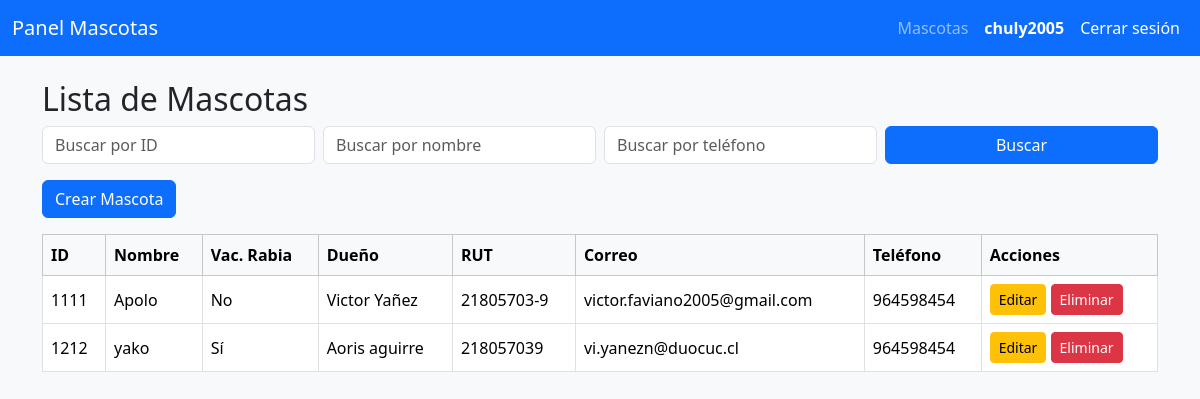
The page /Mascota/moderador/mascotas/ (signed in) on the database its author committed.
### mascotas/models.py (models this page shows, shortened)
class Mascota(models.Model):
    nfc_id = models.CharField(max_length=100, unique=True)
    nombre = models.CharField(max_length=100)
    foto = models.ImageField(upload_to='fotos_mascotas/')
    vacunado_rabia = models.BooleanField(default=False)
    nombre_dueno = models.CharField(max_length=100)
    rut_dueno = models.CharField(max_length=15, verbose_name='RUT del dueño')
    email_dueno = models.EmailField(max_length=254, verbose_name='Correo del dueño')
    telefono_dueno = models.CharField(max_length=20, null=True, blank=True)

### mascotas/views.py (the view)
# urls.py: path('moderador/mascotas/', views.moderador_listar_mascotas, name='moderador_listar_mascotas'),
@login_required
def moderador_listar_mascotas(request):
    mascotas = Mascota.objects.all()
    nfc_id = request.GET.get('nfc_id', '').strip()
    nombre = request.GET.get('nombre', '').strip()
    telefono = request.GET.get('telefono_dueno', '').strip()
    if nfc_id:
        mascotas = mascotas.filter(nfc_id__icontains=nfc_id)
    if nombre:
        mascotas = mascotas.filter(nombre__icontains=nombre)
    if telefono:
        mascotas = mascotas.filter(telefono_dueno__icontains=telefono)
    return render(request, 'moderadores/listar_mascotas.html', {
        'mascotas': mascotas,
        'nfc_id': nfc_id,
        'nombre': nombre,
        'telefono_dueno': telefono
    })

### mascotas/templates/moderadores/listar_mascotas.html (shortened to what this page needs)
{% extends 'base.html' %}
{% block content %}
<div class="container mt-4">
  <h2>Lista de Mascotas</h2>
  <form id="busqueda-form" class="row g-2 mb-3" autocomplete="off">
    <div class="col-md-3">
      <input type="text" name="nfc_id" id="busca-nfc" class="form-control" placeholder="Buscar por ID" value="{{ nfc_id|default:'' }}">
    </div>
    <div class="col-md-3">
      <input type="text" name="nombre" id="busca-nombre" class="form-control" placeholder="Buscar por nombre" value="{{ nombre|default:'' }}">
    </div>
    <div class="col-md-3">
      <input type="text" name="telefono_dueno" id="busca-telefono" class="form-control" placeholder="Buscar por teléfono" value="{{ telefono_dueno|default:'' }}">
    </div>
    <div class="col-md-3">
      <button type="submit" class="btn btn-primary w-100">Buscar</button>
    </div>
  </form>
  <a href="{% url 'moderador_crear_mascota' %}" class="btn btn-primary mb-3">Crear Mascota</a>
  <div class="table-responsive" id="tabla-mascotas">
    {% include 'moderadores/_tabla_mascotas.html' %}
  </div>
</div>
{% endblock %}

### mascotas/templates/base.html (shortened to what this page needs)
{% load static %}
<!DOCTYPE html>
<html lang="es">
<head>
    <link href="https://cdn.jsdelivr.net/npm/bootstrap@5.3.3/dist/css/bootstrap.min.css" rel="stylesheet">
    <link rel="stylesheet" href="{% static 'mascotas/estilos.css' %}">
</head>
<body>
{% if user.is_authenticated %}
<nav class="navbar navbar-expand-lg navbar-dark bg-primary mb-4">
  <div class="container-fluid">
    <a class="navbar-brand" href="{% url 'moderador_listar_mascotas' %}">Panel Mascotas</a>
    <div class="collapse navbar-collapse" id="navbarNav">
      <ul class="navbar-nav ms-auto align-items-center">
        <li class="nav-item">
          <a class="nav-link" href="{% url 'moderador_listar_mascotas' %}">Mascotas</a>
        </li>
        <li class="nav-item">
          <span class="nav-link text-white fw-bold">{{ user.username }}</span>
        </li>
        <li class="nav-item">
          <form method="post" action="{% url 'logout' %}">
            <button class="nav-link btn btn-link text-white" style="text-decoration:none;" type="submit">Cerrar sesión</button>
          </form>
        </li>
      </ul>
    </div>
  </div>
</nav>
{% endif %}
<main>
{% block content %}{% endblock %}
</main>
</body>
</html>

### mascotas/templates/moderadores/_tabla_mascotas.html
<table class="table table-bordered table-hover align-middle">
  <thead class="table-light">
    <tr>
      <th>ID</th>
      <th>Nombre</th>
      <th>Vac. Rabia</th>
      <th>Dueño</th>
      <th>RUT</th>
      <th>Correo</th>
      <th>Teléfono</th>
      <th>Acciones</th>
    </tr>
  </thead>
  <tbody>
    {% for mascota in mascotas %}
    <tr>
      <td>{{ mascota.nfc_id }}</td>
      <td>{{ mascota.nombre }}</td>
      <td>{{ mascota.vacunado_rabia|yesno:"Sí,No" }}</td>
      <td>{{ mascota.nombre_dueno }}</td>
      <td>{{ mascota.rut_dueno }}</td>
      <td>{{ mascota.email_dueno }}</td>
      <td>{{ mascota.telefono_dueno }}</td>
      <td>
        <a href="{% url 'moderador_editar_mascota' mascota.pk %}?nfc_id={{ request.GET.nfc_id|urlencode }}&nombre={{ request.GET.nombre|urlencode }}&telefono_dueno={{ request.GET.telefono_dueno|urlencode }}" class="btn btn-sm btn-warning">Editar</a>
        <a href="{% url 'moderador_eliminar_mascota' mascota.pk %}?nfc_id={{ request.GET.nfc_id|urlencode }}&nombre={{ request.GET.nombre|urlencode }}&telefono_dueno={{ request.GET.telefono_dueno|urlencode }}" class="btn btn-sm btn-danger">Eliminar</a>
      </td>
    </tr>
    {% empty %}
    <tr><td colspan="5" class="text-center">No hay mascotas registradas.</td></tr>
    {% endfor %}
  </tbody>
</table>

### mascotas/static/mascotas/estilos.css (style rules this page uses)
body { background-color: #f8f9fa; }

### rows shown on the page
Mascota: nfc_id "1111", nombre "Apolo", vacunado_rabia "No", nombre_dueno "Victor Yañez", rut_dueno "21805703-9", email_dueno "victor.faviano2005@gmail.com", telefono_dueno "964598454"
Mascota: nfc_id "1212", nombre "yako", vacunado_rabia "Sí", nombre_dueno "Aoris aguirre", rut_dueno "218057039", email_dueno "vi.yanezn@duocuc.cl", telefono_dueno "964598454"

### other values the page prints
{{ user.username }} "chuly2005"
